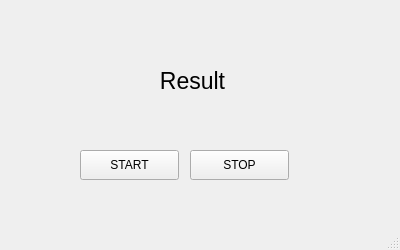
<?xml version="1.0" encoding="UTF-8"?>
<ui version="4.0">
 <class>MainWindow</class>
 <widget class="QMainWindow" name="MainWindow">
  <property name="geometry">
   <rect>
    <x>0</x>
    <y>0</y>
    <width>400</width>
    <height>250</height>
   </rect>
  </property>
  <property name="windowTitle">
   <string>MainWindow</string>
  </property>
  <widget class="QWidget" name="centralwidget">
   <widget class="QPushButton" name="btnStart">
    <property name="geometry">
     <rect>
      <x>80</x>
      <y>150</y>
      <width>99</width>
      <height>30</height>
     </rect>
    </property>
    <property name="text">
     <string>START</string>
    </property>
   </widget>
   <widget class="QPushButton" name="btnStop">
    <property name="geometry">
     <rect>
      <x>190</x>
      <y>150</y>
      <width>99</width>
      <height>30</height>
     </rect>
    </property>
    <property name="text">
     <string>STOP</string>
    </property>
   </widget>
   <widget class="QLabel" name="lblResult">
    <property name="geometry">
     <rect>
      <x>37</x>
      <y>70</y>
      <width>311</width>
      <height>22</height>
     </rect>
    </property>
    <property name="font">
     <font>
      <pointsize>17</pointsize>
     </font>
    </property>
    <property name="text">
     <string>Result</string>
    </property>
    <property name="textFormat">
     <enum>Qt::AutoText</enum>
    </property>
    <property name="alignment">
     <set>Qt::AlignCenter</set>
    </property>
   </widget>
  </widget>
  <widget class="QMenuBar" name="menubar">
   <property name="geometry">
    <rect>
     <x>0</x>
     <y>0</y>
     <width>400</width>
     <height>28</height>
    </rect>
   </property>
  </widget>
  <widget class="QStatusBar" name="statusbar"/>
 </widget>
 <resources/>
 <connections/>
</ui>
